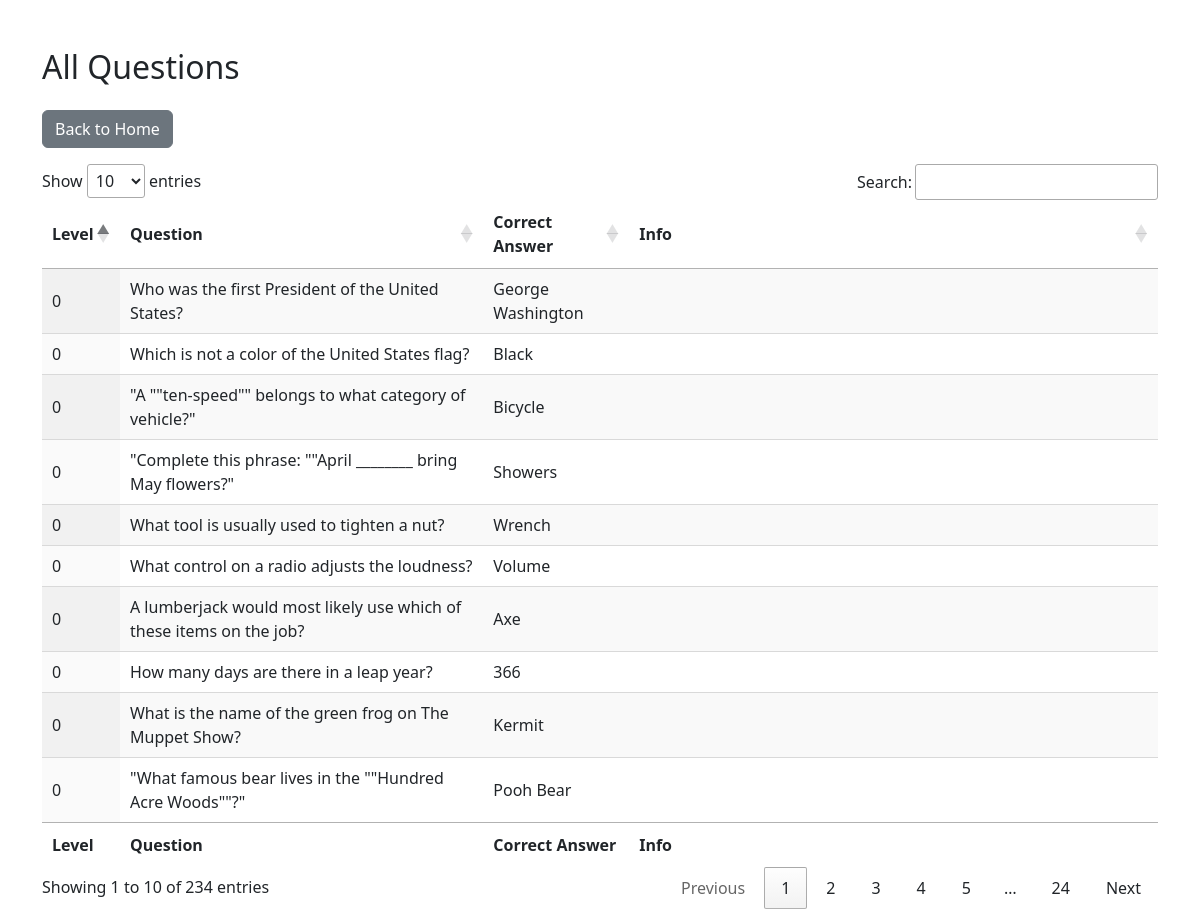
Screenshot of /questions with the database file from the repository.
### model.py (models this page shows, shortened)
class Question(db.Model):
    __tablename__ = 'millionaire'
    id = db.Column(db.Integer, primary_key=True)
    level = db.Column('difficulty', db.Integer)
    text = db.Column('question', db.Text)
    correct_answer = db.Column(db.Text)
    answer2 = db.Column(db.Text)
    answer3 = db.Column(db.Text)
    answer4 = db.Column(db.Text)
    info = db.Column('background_information', db.Text)
    @property
    def wrong_answers(self):
        return [self.answer2, self.answer3, self.answer4]

### app.py (the view)
@app.route('/questions')
def all_questions():
    questions = Question.query.all()
    return render_template('questions.html', questions=questions)

### templates/questions.html (shortened to what this page needs)
<!DOCTYPE html>
<html lang="en">
<head>
    <link href="https://cdn.jsdelivr.net/npm/bootstrap@5.3.0/dist/css/bootstrap.min.css" rel="stylesheet">
    <link rel="stylesheet" href="https://cdn.datatables.net/1.13.6/css/jquery.dataTables.min.css">
</head>
<body>
    <div class="container mt-5">
        <h2 class="mb-4">All Questions</h2>
        <a class="btn btn-secondary mb-3" href="/" role="button">Back to Home</a>
        <table id="questionsTable" class="display" style="width:100%">
            <thead>
                <tr>
                    <th>Level</th>
                    <th>Question</th>
                    <th>Correct Answer</th>
                    <th>Info</th>
                </tr>
            </thead>
            <tbody>
                {% for q in questions %}
                <tr>
                    <td>{{ q.level }}</td>
                    <td>{{ q.text }}</td>
                    <td>{{ q.correct_answer }}</td>
                    <td>{{ q.info }}</td>
                </tr>
                {% endfor %}
            </tbody>
            <tfoot>
                <tr>
                    <th>Level</th>
                    <th>Question</th>
                    <th>Correct Answer</th>
                    <th>Info</th>
                </tr>
            </tfoot>
        </table>
    </div>
</body>
</html>

### rows the page displays
Question: level "0", text "Who was the first President of the United States?", correct_answer "George Washington"
Question: level "0", text "Which is not a color of the United States flag?", correct_answer "Black"
Question: level "0", text "\"A \"\"ten-speed\"\" belongs to what category of vehicle?\"", correct_answer "Bicycle"
Question: level "0", text "\"Complete this phrase: \"\"April ________ bring May flowers?\"", correct_answer "Showers"
Question: level "0", text "What tool is usually used to tighten a nut?", correct_answer "Wrench"
Question: level "0", text "What control on a radio adjusts the loudness?", correct_answer "Volume"
Question: level "0", text "A lumberjack would most likely use which of these items on the job?", correct_answer "Axe"
Question: level "0", text "How many days are there in a leap year?", correct_answer "366"
Question: level "0", text "What is the name of the green frog on The Muppet Show?", correct_answer "Kermit"
Question: level "0", text "\"What famous bear lives in the \"\"Hundred Acre Woods\"\"?\"", correct_answer "Pooh Bear"
